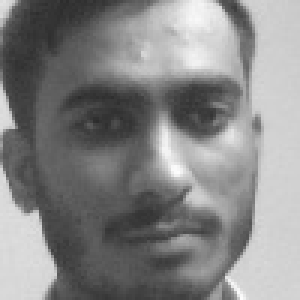
#> input picture dataset/jakumar rajput/0.jpg, 100 x 100 px, given in place of the camera (shown 3 times larger)
$ python capture_faces_opencv.py
#> lines starting #> are read from the running program, lines starting #| are printed output that depends on the picture; after the words box and inside, x2 and y2 are one past the last pixel; in counts of white or black regions, pixels touching at a corner belong together
#> the answer given: dataset/jakumar rajput/0.jpg
import cv2
import os

def capture_faces(name):
#> called with name = 'dataset/jakumar rajput/0.jpg'
    os.makedirs(f"dataset/{name}", exist_ok=True)
    face_cascade = cv2.CascadeClassifier("haarcascade_frontalface_default.xml")
    cap = cv2.VideoCapture(0)
    count = 0
    capturing = False

    print("[INFO] Press '0' to start capturing. Webcam is on. Press 'q' to quit anytime.")

    while True:
        ret, frame = cap.read()
#> frame is the input picture: shape (100, 100, 3); min 44, max 252, mean 133.9
        if not ret:
            print("[ERROR] Failed to read from webcam.")
            break

        gray = cv2.cvtColor(frame, cv2.COLOR_BGR2GRAY)
        faces = face_cascade.detectMultiScale(gray, 1.3, 5)
#> faces = [[6, 6, 89, 89]]

        for (x, y, w, h) in faces:
            cv2.rectangle(frame, (x, y), (x + w, y + h), (255, 0, 0), 2)

            if capturing and count < 20:
                roi = gray[y:y + h, x:x + w]
                roi = cv2.resize(roi, (100, 100))
                cv2.imwrite(f"dataset/{name}/{count}.jpg", roi)
                print(f"[CAPTURED] Image {count+1}/20")
                count += 1
#> this loop made 1 pass
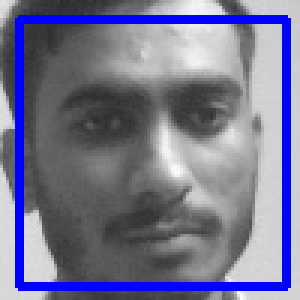
#> frame: shape (100, 100, 3) (shown 3 times larger); 10.64% of pixels changed, all inside (x1, y1, x2, y2) = (5, 5, 97, 97)
#> after the loop, count = 0

        cv2.imshow("Webcam - Press '0' to Capture | 'q' to Quit", frame)
        key = cv2.waitKey(1) & 0xFF
#> (key q is pressed here)

        if key == ord('0') and not capturing:
            print("[INFO] Starting capture of 20 face images...")
            capturing = True

        if key == ord('q') or (capturing and count >= 20):
            print("[INFO] Exiting webcam.")
            break

    cap.release()
    cv2.destroyAllWindows()

if __name__ == "__main__":
    user = input("Enter your name: ")
    capture_faces(user)
